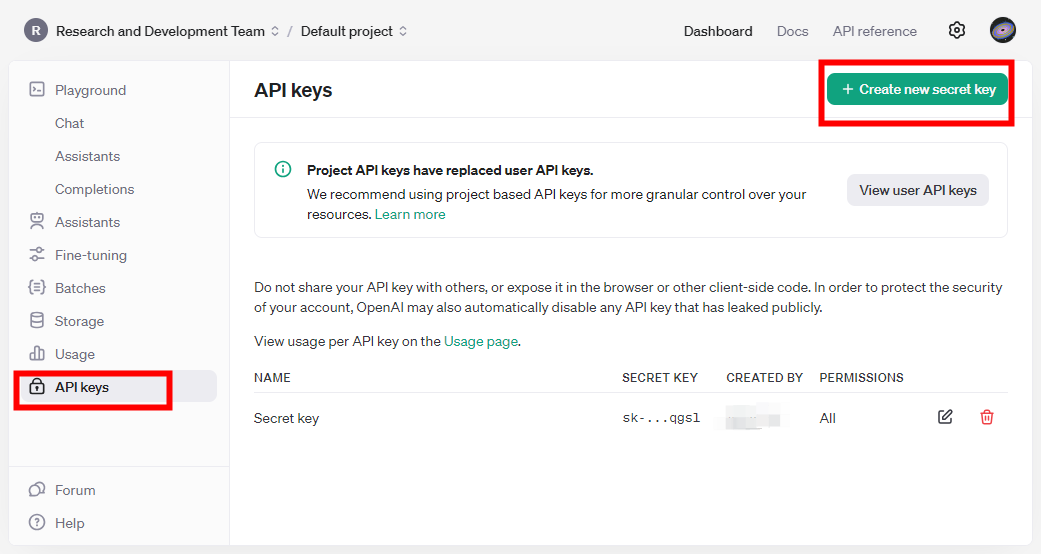
#> input picture byteracer/modules/picarx-custom/gpt_examples/tutorial_1.png, 1041 x 554 px, given in place of the camera
$ python color_detection.py
#> lines starting #> are read from the running program, lines starting #| are printed output that depends on the picture; after the words box and inside, x2 and y2 are one past the last pixel; in counts of white or black regions, pixels touching at a corner belong together
import cv2
import numpy as np

'''The range of H, S, V in HSV space for colors'''
# You can run ../examples/hsv_threshold_analyzer.py to analyze and adjust these values
color_dict = {
    'red':    [[0,   8],  [80, 255], [0,   255]],
    'orange': [[12, 18],  [80, 255], [80, 255]],
    'yellow': [[20, 60],  [60, 255], [120, 255]],
    'green':  [[45, 85],  [120,255], [80,  255]],
    'blue':   [[92, 120], [120,255], [80,  255]],
    'purple': [[115,155], [30,  255], [60,  255]],
    'magenta':[[160,180], [30,  255], [60,  255]],
}

'''We'll keep track of detection results for each color separately.'''
# Example structure:
# color_obj_parameter = {
#     'red':    {'x': ..., 'y': ..., 'w': ..., 'h': ..., 'n': ...},
#     'blue':   {...},
#     ...
# }
color_obj_parameter = {}

# Initialize each color's detection parameters
def init_color_parameter_if_needed(color_name):
    if color_name not in color_obj_parameter:
        color_obj_parameter[color_name] = {
            'x': 0,
            'y': 0,
            'w': 0,
            'h': 0,
            'n': 0
        }

def color_detect_one_color(img, width, height, color_name, rectangle_color=(0, 0, 255)):
    """
    Performs detection on a *single* color, returns annotated image and
    updates `color_obj_parameter[color_name]` with the largest bounding box.
    """
    init_color_parameter_if_needed(color_name)

    # Reduce image for faster recognition
    zoom = 4  # reduction ratio
    width_zoom = int(width / zoom)
    height_zoom = int(height / zoom)
    resize_img = cv2.resize(img, (width_zoom, height_zoom), interpolation=cv2.INTER_LINEAR)

    # Convert BGR to HSV
    hsv = cv2.cvtColor(resize_img, cv2.COLOR_BGR2HSV)

    # Lower & upper HSV thresholds
    lower_bound = np.array([
        min(color_dict[color_name][0]),
        min(color_dict[color_name][1]),
        min(color_dict[color_name][2])
    ])
    upper_bound = np.array([
        max(color_dict[color_name][0]),
        max(color_dict[color_name][1]),
        max(color_dict[color_name][2])
    ])

    # Special handling for 'red': it often needs two ranges in HSV
    mask = cv2.inRange(hsv, lower_bound, upper_bound)
    if color_name == 'red':
        # Combine with upper hue range for red
        mask_2 = cv2.inRange(hsv, (167, 0, 0), (180, 255, 255))
        mask = cv2.bitwise_or(mask, mask_2)

    # Noise removal
    kernel_5 = np.ones((5,5), np.uint8)
    open_img = cv2.morphologyEx(mask, cv2.MORPH_OPEN, kernel_5, iterations=1)

    # Find contours
    _tuple = cv2.findContours(open_img, cv2.RETR_EXTERNAL, cv2.CHAIN_APPROX_SIMPLE)
    if len(_tuple) == 3:
        _, contours, hierarchy = _tuple
    else:
        contours, hierarchy = _tuple

    num_contours = len(contours)
    color_obj_parameter[color_name]['n'] = num_contours
    if num_contours < 1:
        # No block detected, reset
        color_obj_parameter[color_name]['x'] = width//2
        color_obj_parameter[color_name]['y'] = height//2
        color_obj_parameter[color_name]['w'] = 0
        color_obj_parameter[color_name]['h'] = 0
        color_obj_parameter[color_name]['n'] = 0
        return img

    # Track the largest bounding box
    max_area = 0
    for contour in contours:
        x, y, w, h = cv2.boundingRect(contour)
        if w >= 8 and h >= 8:
            # Scale back up
            x *= zoom
            y *= zoom
            w *= zoom
            h *= zoom
            # Draw rectangle
            cv2.rectangle(
                img,
                (x, y),
                (x+w, y+h),
                rectangle_color,
                2
            )
            # Draw text
            cv2.putText(
                img,
                color_name,
                (x, y - 5),
                cv2.FONT_HERSHEY_SIMPLEX,
                0.72,
                rectangle_color,
                1,
                cv2.LINE_AA
            )

            area = w * h
            if area > max_area:
                max_area = area
                color_obj_parameter[color_name]['x'] = int(x + w/2)
                color_obj_parameter[color_name]['y'] = int(y + h/2)
                color_obj_parameter[color_name]['w'] = w
                color_obj_parameter[color_name]['h'] = h

    return img

def color_detect_work(img, width, height, color_list):
    """
    Detect multiple colors in `color_list` and annotate `img`.

    `color_list` can be:
      - a single string (e.g. "red")
      - a list of color names (e.g. ["red", "blue", "green"])
    """
    # If user passed a single string, make it a list for uniform handling
    if isinstance(color_list, str):
        color_list = [color_list]

    # Optionally pick bounding-box colors for each color name
    # (B, G, R) format:
    color_bgr_dict = {
        'red':    (0, 0, 255),
        'green':  (0, 255, 0),
        'blue':   (255, 0, 0),
        'orange': (0, 128, 255),
        'yellow': (0, 255, 255),
        'purple': (255, 0, 255),
        'magenta':(255, 0, 255)
    }

    # For each color in the list, run detection & annotate
    for c in color_list:
        rect_color = color_bgr_dict.get(c, (255, 255, 255))  # fallback is white
        img = color_detect_one_color(img, width, height, c, rectangle_color=rect_color)

    return img


# Test example for local usage
def test(colors):
    """
    Simple test for color detection, using your default camera.
    :param colors: single color or list of colors
    """
    print("color detection(s):", colors)
    cap = cv2.VideoCapture(0)
    cap.set(3, 640)
    cap.set(4, 480)

    while cap.isOpened():
        success, frame = cap.read()
#> frame is the input picture: shape (554, 1041, 3); mean B, G, R 244.4, 244.4, 245.3
        if not success:
            print("Ignoring empty camera frame.")
            continue

        out_img = color_detect_work(frame, 640, 480, colors)
#> the loop in color_detect_work, `for c in color_list:` made 2 passes
#> num_contours in color_detect_one_color on passes 1 to 2: 0, 0
#> pass 1, in color_detect_one_color, `resize_img = cv2.resize(img, (width_zoom, height_zoom), interpolation=..`:
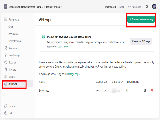
#> resize_img: shape (120, 160, 3); mean B, G, R 244.5, 244.6, 245.4
#> pass 1, in color_detect_one_color, `mask = cv2.inRange(hsv, lower_bound, upper_bound)`:
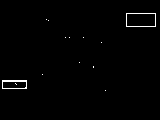
#> mask: shape (120, 160); 0.96% white in thin lines or dots, all inside (x1, y1, x2, y2) = (2, 13, 156, 91)
#> pass 1, in color_detect_one_color, `mask_2 = cv2.inRange(hsv, (167, 0, 0), (180, 255, 255))`:
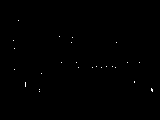
#> mask_2: shape (120, 160); 0.18% white in thin lines or dots, all inside (x1, y1, x2, y2) = (13, 20, 153, 92)
        cv2.imshow('Color detecting ...', out_img)

        if cv2.waitKey(1) & 0xFF == ord('q'):
#> (key q is pressed here)
            break
        if cv2.waitKey(1) & 0xff == 27:
            break
        if cv2.getWindowProperty('Color detecting ...', 1) < 0:
            break

    cap.release()
    cv2.destroyAllWindows()


if __name__ == "__main__":
    # Example usage: detect both red and blue
    test(['red', 'blue'])
